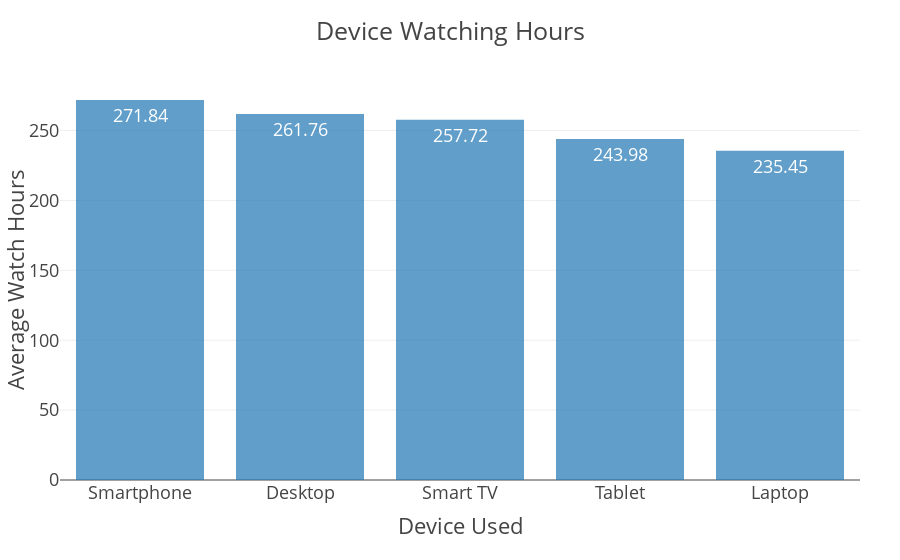

Write notebook code for a chart like this one.
### Code cell
fig = px.bar(
    device_watch,
    x='First_Device_Used',
    y='Average_Watch_Hours',
    title='Device Watching Hours',
    text='Average_Watch_Hours',
    color_discrete_sequence=['#1f77b4'],
    height=500
)

fig.update_layout(
    xaxis_title='Device Used',
    yaxis_title='Average Watch Hours',
    template='presentation',
    showlegend=False,
    margin=dict(l=60, r=40, t=80, b=80),
    paper_bgcolor="rgba(0, 0, 0, 0)",
    plot_bgcolor="rgba(0, 0, 0, 0)"
)

fig.update_traces(
    texttemplate='%{text:.2f}',
    textposition='inside',
    textfont_color='white',
    marker_opacity=0.7
)

fig.update_xaxes(tickangle=0, automargin=True)

fig.show()

fig.write_image(os.path.join(result_dir, 'Device_watching_Hours_Bar_chart.jpg'))
fig.write_image(os.path.join(result_dir, 'Device_watching_Hours_Bar_chart.png'))
fig.write_html(os.path.join(result_dir, 'Device_watching_Hours_Bar_chart.html'))

### Figure 1 — Plotly figure (JSON) as saved in the notebook; plotly's stock layout.template omitted (floating-point values rounded to 4 significant figures)
{"data": [{"hovertemplate": "First_Device_Used=%{x}<br>Average_Watch_Hours=%{text}<extra></extra>", "legendgroup": "", "marker": {"color": "#1f77b4", "opacity": 0.7, "pattern": {"shape": ""}}, "name": "", "orientation": "v", "showlegend": false, "text": [271.8, 261.8, 257.7, 244.0, 235.4], "textfont": {"color": "white"}, "textposition": "inside", "texttemplate": "%{text:.2f}", "type": "bar", "x": ["Smartphone", "Desktop", "Smart TV", "Tablet", "Laptop"], "xaxis": "x", "y": [271.8, 261.8, 257.7, 244.0, 235.4], "yaxis": "y"}], "layout": {"autosize": true, "barmode": "relative", "legend": {"tracegroupgap": 0}, "margin": {"b": 80, "l": 60, "r": 40, "t": 80}, "paper_bgcolor": "rgba(0, 0, 0, 0)", "plot_bgcolor": "rgba(0, 0, 0, 0)", "showlegend": false, "title": {"text": "Device Watching Hours"}, "xaxis": {"anchor": "y", "automargin": true, "autorange": true, "domain": [0, 1], "range": [-0.5, 4.5], "tickangle": 0, "title": {"text": "Device Used"}, "type": "category"}, "yaxis": {"anchor": "x", "autorange": true, "domain": [0, 1], "range": [0, 286.1], "title": {"text": "Average Watch Hours"}, "type": "linear"}}}
